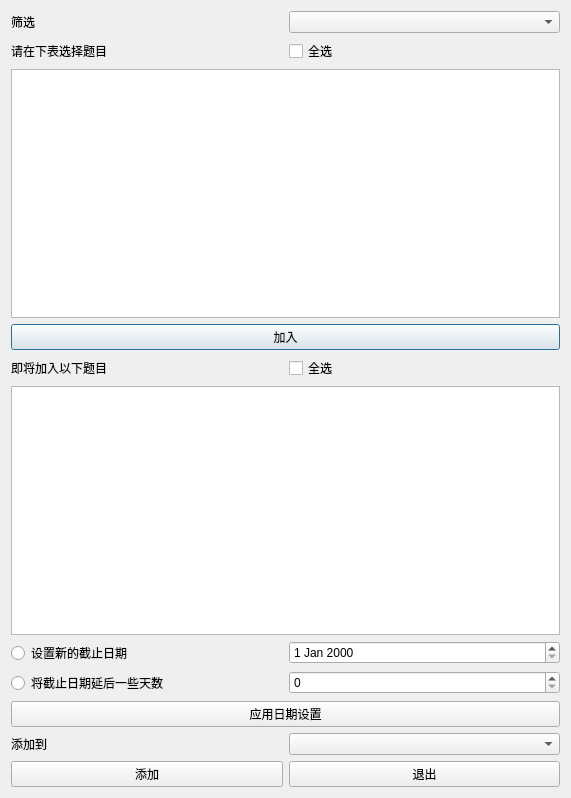
<?xml version="1.0" encoding="UTF-8"?>
<ui version="4.0">
 <class>LibOfHomeworks</class>
 <widget class="QDialog" name="LibOfHomeworks">
  <property name="geometry">
   <rect>
    <x>0</x>
    <y>0</y>
    <width>571</width>
    <height>798</height>
   </rect>
  </property>
  <property name="windowTitle">
   <string>Dialog</string>
  </property>
  <layout class="QVBoxLayout" name="verticalLayout_3">
   <item>
    <layout class="QHBoxLayout" name="horizontalLayout_2">
     <item>
      <widget class="QLabel" name="label_2">
       <property name="text">
        <string>筛选</string>
       </property>
      </widget>
     </item>
     <item>
      <widget class="QComboBox" name="course_select"/>
     </item>
    </layout>
   </item>
   <item>
    <layout class="QVBoxLayout" name="verticalLayout_2">
     <item>
      <layout class="QHBoxLayout" name="horizontalLayout_3">
       <item>
        <widget class="QLabel" name="label_3">
         <property name="text">
          <string>请在下表选择题目</string>
         </property>
        </widget>
       </item>
       <item>
        <widget class="QCheckBox" name="SelectAll">
         <property name="text">
          <string>全选</string>
         </property>
        </widget>
       </item>
      </layout>
     </item>
     <item>
      <widget class="QTableWidget" name="work_table"/>
     </item>
    </layout>
   </item>
   <item>
    <widget class="QPushButton" name="addSelected">
     <property name="text">
      <string>加入</string>
     </property>
    </widget>
   </item>
   <item>
    <layout class="QVBoxLayout" name="verticalLayout">
     <item>
      <layout class="QHBoxLayout" name="horizontalLayout_4">
       <item>
        <widget class="QLabel" name="label_4">
         <property name="text">
          <string>即将加入以下题目</string>
         </property>
        </widget>
       </item>
       <item>
        <widget class="QCheckBox" name="SelectAll_2">
         <property name="text">
          <string>全选</string>
         </property>
        </widget>
       </item>
      </layout>
     </item>
     <item>
      <widget class="QTableWidget" name="selected_table"/>
     </item>
    </layout>
   </item>
   <item>
    <layout class="QGridLayout" name="gridLayout">
     <item row="1" column="0">
      <widget class="QRadioButton" name="setRelativeDate">
       <property name="text">
        <string>将截止日期延后一些天数</string>
       </property>
      </widget>
     </item>
     <item row="0" column="0">
      <widget class="QRadioButton" name="setNewDate">
       <property name="text">
        <string>设置新的截止日期</string>
       </property>
      </widget>
     </item>
     <item row="0" column="2">
      <widget class="QDateEdit" name="dateset"/>
     </item>
     <item row="1" column="2">
      <widget class="QSpinBox" name="datedelta">
       <property name="maximum">
        <number>800</number>
       </property>
      </widget>
     </item>
    </layout>
   </item>
   <item>
    <widget class="QPushButton" name="applyDatesetting">
     <property name="text">
      <string>应用日期设置</string>
     </property>
    </widget>
   </item>
   <item>
    <layout class="QHBoxLayout" name="horizontalLayout">
     <item>
      <widget class="QLabel" name="label">
       <property name="text">
        <string>添加到</string>
       </property>
      </widget>
     </item>
     <item>
      <widget class="QComboBox" name="course_dest"/>
     </item>
    </layout>
   </item>
   <item>
    <layout class="QHBoxLayout" name="horizontalLayout_5">
     <item>
      <widget class="QPushButton" name="SaveWorks">
       <property name="text">
        <string>添加</string>
       </property>
      </widget>
     </item>
     <item>
      <widget class="QPushButton" name="Exit">
       <property name="text">
        <string>退出</string>
       </property>
      </widget>
     </item>
    </layout>
   </item>
  </layout>
 </widget>
 <resources/>
 <connections/>
</ui>
